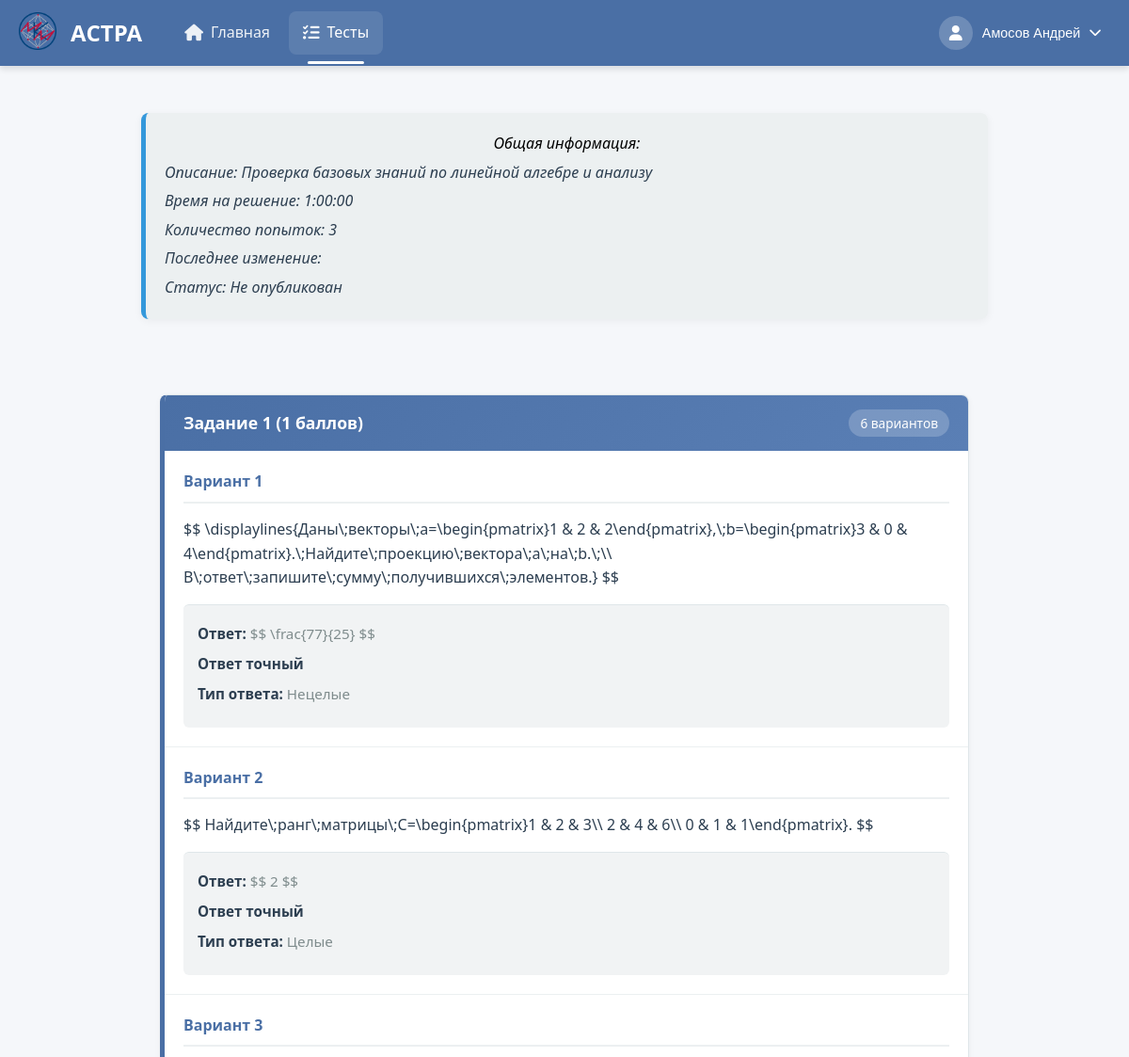
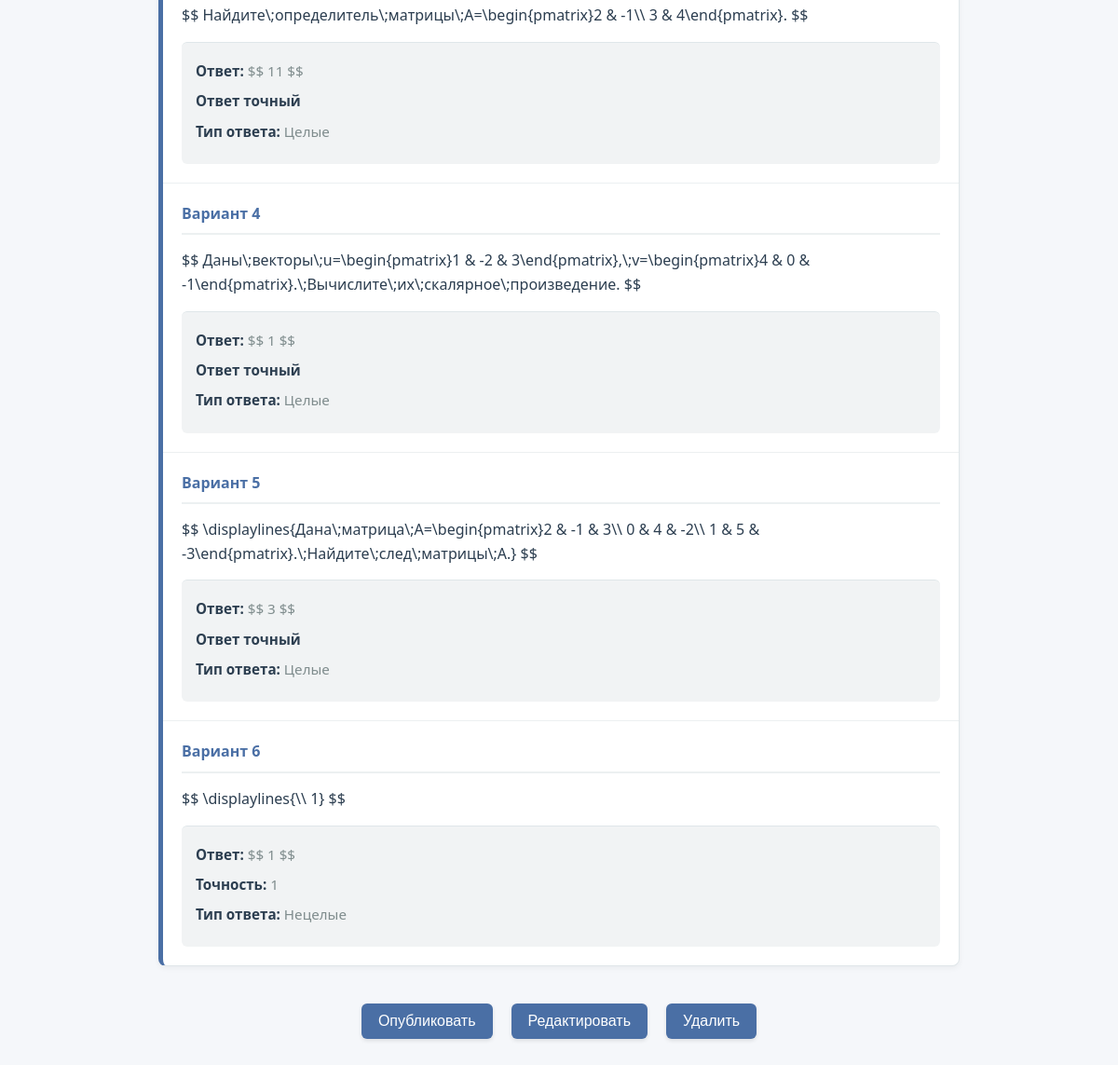
The page /TestsCreate/listTests/matematika-1-kurs-bazovyi-test/ (signed in) on the database its author committed (2 pictures, top to bottom).
### users/models.py (models this page shows, shortened)
class CustomUser(AbstractBaseUser, PermissionsMixin):
    THEME_CHOICES = [
        ('light', 'Светлая'),
        ('dark', 'Тёмная'),
    ]
    email = models.EmailField(unique=True)
    role = models.CharField(max_length=10, choices=[('student', 'Student'), ('teacher', 'Teacher')])
    theme = models.CharField(max_length=10, choices=THEME_CHOICES, default='light')
    is_active = models.BooleanField(default=True)
    is_staff = models.BooleanField(default=False)
    objects = CustomUserManager()
    USERNAME_FIELD = 'email'
    REQUIRED_FIELDS = ['role']
    def get_full_name(self):
        if self.role == 'student' and hasattr(self, 'studentdata'):
            return f"{self.studentdata.last_name} {self.studentdata.first_name}"
        elif self.role == 'teacher' and hasattr(self, 'teacherdata'):
            return f"{self.teacherdata.last_name} {self.teacherdata.first_name}"
        return self.email
    def get_photo_url(self):
        if self.role == 'student' and hasattr(self, 'studentdata') and self.studentdata.photo:
            return self.studentdata.photo.url
        elif self.role == 'teacher' and hasattr(self, 'teacherdata') and self.teacherdata.photo:
            return self.teacherdata.photo.url
        return None

class TeacherData(models.Model):
    first_name = models.CharField(max_length=50, blank=False)
    last_name = models.CharField(max_length=50, blank=False)
    middle_name = models.CharField(max_length=50)
    photo = models.ImageField(upload_to='user_photos/', blank=True, null=True)
    institute = models.ForeignKey(StudentInstitute, default=6, on_delete=models.PROTECT)
    data_map = models.OneToOneField(CustomUser, on_delete=models.CASCADE)

### create_tests/models.py (models this page shows, shortened)
class AboutTest(models.Model):
    RESULT_DISPLAY_CHOICES = [
        ('only_score', 'Только баллы'),
        ('show_correct', 'Показывать правильные ответы'),
    ]
    objects = None
    name_tests = models.CharField(max_length=255, blank=False)  # Название теста
    creator = models.ForeignKey(TeacherData, on_delete=models.PROTECT, null=True, blank=True,
                                related_name='created_tests')  # Создатель теста
    time_to_solution = models.DurationField(default=timedelta(hours=1, minutes=30))
    name_slug_tests = models.SlugField(max_length=255, unique=True, db_index=True, verbose_name="URL")  # Слаг имени
    num_of_attempts = models.IntegerField(blank=True, default=1)  # Количество попыток для решения
    type_of_result = models.IntegerField(blank=True, default=1)  # Тип возвращаемого результата
    description = models.CharField(max_length=150, default="", blank=True)
    is_published = models.IntegerField(default=0)
    is_done = models.IntegerField(default=1)
    is_draft = models.BooleanField(default=False)
    result_display_mode = models.CharField(max_length=20, choices=RESULT_DISPLAY_CHOICES, default='only_score')  # Режим отображения результатов
    subj = models.ForeignKey(Subjects,
                             on_delete=models.PROTECT,
                             default=1)
    expressions = models.ManyToManyField(AboutExpressions)
    task_groups = models.ManyToManyField(TaskGroup, blank=True)  # Новые группы заданий

class TypeAnswer(models.Model):
    TYPE_CHOICES = [
        (1, "Целые"),
        (2, "Нецелые"),
        (3, "Строки"),
        (4, "Матрицы"),
    ]
    type_code = models.IntegerField(choices=TYPE_CHOICES, unique=True)
    name = models.CharField(max_length=50)

class AboutExpressions(models.Model):
    number = models.IntegerField(max_length=20, default=0)
    block_expression_num = models.IntegerField(max_length=50, default=0)
    user_expression = models.CharField(max_length=100, blank=False)
    user_ans = models.CharField(max_length=150, blank=False)
    true_ans = models.CharField(max_length=15, default='1')
    points_for_solve = models.IntegerField(default=1, blank=False)
    user_eps = models.CharField(max_length=150, default="0", blank=True)
    user_type = models.ForeignKey(TypeAnswer, on_delete=models.SET_NULL, null=True)
    exist_select = models.BooleanField(default=False)

### create_tests/views.py (the view)
# urls.py: path('listTests/<slug:slug_name>/', views.some_test, name='some_test'),
@login_required
@role_required(['teacher', 'admin'])
def some_test(request, slug_name):
    test = get_object_or_404(AboutTest, name_slug_tests=slug_name)
    current_teacher = get_object_or_404(TeacherData, data_map=request.user)
    all_groups = StudentGroup.objects.all().select_related('institute')
    institutes = StudentInstitute.objects.all().prefetch_related('studentgroup_set')
    task_groups = test.task_groups.all()
    if task_groups.exists():
        task_groups_data = []
        for group in task_groups.order_by('number'):
            variants_data = []
            for variant in group.variants.all():
                norm_for_variant = TypeNormForTaskVariant.objects.filter(task_variant=variant).first()
                variants_data.append({
                    'id': variant.id,
                    'user_expression': variant.user_expression,
                    'user_ans': variant.user_ans,
                    'true_ans': variant.true_ans,
                    'user_eps': variant.user_eps,
                    'user_type': variant.user_type,
                    'exist_select': variant.exist_select,
                    'matrix_norm': norm_for_variant.matrix_norms if norm_for_variant else None,
                })
            task_groups_data.append({
                'id': group.id,
                'number': group.number,
                'points_for_solve': group.points_for_solve,
                'variants': variants_data
            })
        return render(request, 'create_tests/some_test.html', {
            'test': test,
            'task_groups_data': task_groups_data,
            'uses_new_system': True,
            'institutes': institutes,
            'all_groups': all_groups,
            'current_teacher': current_teacher
        })
    else:
        from collections import defaultdict
        expressions_by_block = defaultdict(list)
        for expr in test.expressions.all().order_by('block_expression_num', 'number'):
            block_num = expr.block_expression_num if hasattr(expr, 'block_expression_num') and expr.block_expression_num else 1
            expressions_by_block[block_num].append(expr)
        task_groups_data = []
        for block_num in sorted(expressions_by_block.keys()):
            expressions = expressions_by_block[block_num]
            if not expressions:
                continue
            variants_data = []
            for expr in expressions:
                norm_for_matrix = TypeNormForMatrix.objects.filter(num_expr=expr).first()
                variants_data.append({
                    'id': expr.id,
                    'user_expression': expr.user_expression,
                    'user_ans': expr.user_ans,
                    'true_ans': expr.true_ans,
                    'user_eps': expr.user_eps,
                    'user_type': expr.user_type,
                    'exist_select': expr.exist_select,
                    'matrix_norm': norm_for_matrix.matrix_norms if norm_for_matrix else None,
                })
            task_groups_data.append({
                'id': f'block_{block_num}',
                'number': block_num,
                'points_for_solve': expressions[0].points_for_solve,
                'variants': variants_data
            })
        return render(request, 'create_tests/some_test.html', {
            'test': test,
            'task_groups_data': task_groups_data,
            'uses_new_system': False,
            'institutes': institutes,
            'all_groups': all_groups,
            'current_teacher': current_teacher
        })

### create_tests/templates/create_tests/some_test.html (shortened to what this page needs)
{% extends 'create_tests/header.html' %}
{% load static %}
{% load test_extras %}
{% block extra_css %}
    <link rel="stylesheet" href="{% static '/css/some_test.css' %}">
    <link rel="stylesheet" href="{% static 'libs/mathlive/mathlive.css' %}">
{% endblock %}
{% block content %}
<div class="inf">
    <p style="text-align: center; color: black">Общая информация:
    </p>
    <p> Описание: {{ test.description }}</p>
    <p> Время на решение: {{ test.time_to_solution }}</p>
    <p> Количество попыток: {{test.num_of_attempts}} </p>
    <p> Последнее изменение: {{ test.time_last_change }}</p>
    <p>Статус:
        {% if ex.is_public == 1 %}
            Опубликован
        {% else %}
            Не опубликован
        {% endif %}
    </p>
</div>
<div class="main-content">
    {% if task_groups_data %}
        <div class="task-groups">
            {% for group in task_groups_data %}
            <div class="task-group">
                <div class="group-header">
                    <h3>Задание {{ group.number }} ({{ group.points_for_solve }} баллов)</h3>
                    {% if group.variants|length > 1 %}
                        <span class="variants-count">{{ group.variants|length }} вариантов</span>
                    {% endif %}
                </div>
                <div class="group-variants">
                    {% for variant in group.variants %}
                    <div class="variant-item">
                        {% if group.variants|length > 1 %}
                            <h4>Вариант {{ forloop.counter }}</h4>
                        {% endif %}
                        <div class="variant-content">
                            <p>$$ {{ variant.user_expression }} $$</p>
                            {% if variant.exist_select %}
                                <div class="sec-info">
                                    <p><strong>Тип ответа:</strong> {{ variant.user_type.name }}</p>
                                    <p><strong>Варианты ответов:</strong></p>
                                    {% with variant.user_ans|split:";" as options %}
                                    {% with variant.true_ans|split:";" as correct_flags %}
                                    <ul class="answer-options">
                                        {% for option in options %}
                                        <li class="{% if correct_flags|get_item:forloop.counter0 == '1' %}correct-option{% endif %}">
                                            $$ {{ option }} $$
                                            {% if correct_flags|get_item:forloop.counter0 == '1' %}
                                                <span class="correct-mark">✓</span>
                                            {% endif %}
                                        </li>
                                        {% endfor %}
                                    </ul>
                                    {% endwith %}
                                    {% endwith %}
                                </div>
                            {% else %}
                                <div class="sec-info">
                                    <p><strong>Ответ:</strong> $$ {{ variant.user_ans }} $$</p>
                                    <p>
                                        {% if variant.user_eps == '0' or variant.user_eps == '0.0' %}
                                            <strong>Ответ точный</strong>
                                        {% else %}
                                            <strong>Точность:</strong> {{ variant.user_eps }}
                                        {% endif %}
                                    </p>
                                    <p><strong>Тип ответа:</strong> {{ variant.user_type.name }}</p>
                                </div>
                            {% endif %}
                        </div>
                    </div>
                    {% endfor %}
                </div>
            </div>
            {% endfor %}
        </div>
    {% else %}
        <div class="no-tasks">
            <p>В этом тесте пока нет заданий.</p>
        </div>
    {% endif %}
    {% if test.creator == current_teacher %}
        <div class="actions">
            <button class="btn btn-publish publish-btn" data-slug="{{ test.name_slug_tests }}">Опубликовать</button>
            <button class="btn btn-edit edit-btn" data-slug="{{ test.name_slug_tests }}">Редактировать</button>
            <button class="btn btn-danger delete-btn" data-slug="{{ test.name_slug_tests }}">Удалить</button>
        </div>
    {% else %}
        <div class="external-test-notice">
            <i class="fas fa-info-circle"></i>
            <span>Чужой тест - только просмотр и копирование заданий</span>
        </div>
    {% endif %}
</div>
{% endblock %}

### create_tests/templates/create_tests/header.html (shortened to what this page needs)
<!DOCTYPE html>
<html lang="ru">
<head>
    {% load static %}
    <link rel="stylesheet" href="{% static 'css/header.css' %}">
    <link rel="stylesheet" href="{% static 'css/dark-theme.css' %}">
    <link rel="stylesheet" href="{% static 'libs/fontawesome/css/all.min.css' %}">
    {% block extra_css %}{% endblock %}
</head>
<body data-theme="{{ user.theme|default:'light' }}" data-user-theme="{{ user.theme|default:'light' }}">
<header class="app-header">
    <div class="header-container">
        <div class="header-brand">
            <span class="logo-icon">
                <img src="{% static 'images/logo.png' %}" alt="" style="width: 40px; height: 40px;">
            </span>
            <h2><span class="logo-text">АСТРА</span></h2>
        </div>
        <nav class="main-nav">
            <ul class="nav-list">
                {% if user.role == 'teacher' %}
                    <li class="nav-item">
                        <a href="/personaInf/" class="nav-link {% if request.path == '/personaInf/' %}active{% endif %}">
                            <i class="fas fa-home"></i>
                            <span>Главная</span>
                        </a>
                    </li>
                    <li class="nav-item">
                        <a href="/TestsCreate/listTests/" class="nav-link {% if '/TestsCreate/listTests/' in request.path %}active{% endif %}">
                            <i class="fas fa-tasks"></i>
                            <span>Тесты</span>
                        </a>
                    </li>
                {% endif %}
            </ul>
        </nav>
        <div class="user-controls">
            <div class="profile-dropdown">
                <button class="profile-btn" id="profileBtn">
                    <div class="avatar">
                        {% if user.get_photo_url %}
                            <img src="{{ user.get_photo_url }}" alt="Фото профиля" style="width: 100%; height: 100%; border-radius: 50%; object-fit: cover;">
                        {% else %}
                            <i class="fas fa-user"></i>
                        {% endif %}
                    </div>
                    <span class="username">{{ user.get_full_name }}</span>
                    <i class="fas fa-chevron-down"></i>
                </button>
            </div>
        </div>
    </div>
</header>
<main class="app-main">
    {% block content %}{% endblock %}
</main>
</body>
</html>

### rows shown on the page
CustomUser: get_full_name "Амосов Андрей"
AboutTest: description "Проверка базовых знаний по линейной алгебре и анализу", time_to_solution "1:00:00", num_of_attempts "3"
TypeAnswer: user_expression "\\displaylines{Даны\\;векторы\\;a=\\begin{pmatrix}1 & 2 & 2\\end{pmatrix},\\;b=\\begin{pmatrix}3 & 0 & 4\\end{pmatrix}.\\;Найдите\\;проекцию\\;вектора\\;a\\;на\\;b.\\;\\\\ В\\;ответ\\;запишите\\;сумму\\;получившихся\\;элементов.}", user_ans "\\frac{77}{25}", shows "Ответ точный", user_type.name "Нецелые", user_expression "\\displaylines{\\\\ 1}", user_ans "1", user_eps "1"
TypeAnswer: user_expression "Найдите\\;ранг\\;матрицы\\;C=\\begin{pmatrix}1 & 2 & 3\\\\ 2 & 4 & 6\\\\ 0 & 1 & 1\\end{pmatrix}.", user_ans "2", shows "Ответ точный", user_type.name "Целые", user_expression "Найдите\\;определитель\\;матрицы\\;A=\\begin{pmatrix}2 & -1\\\\ 3 & 4\\end{pmatrix}.", user_ans "11", user_expression "Даны\\;векторы\\;u=\\begin{pmatrix}1 & -2 & 3\\end{pmatrix},\\;v=\\begin{pmatrix}4 & 0 & -1\\end{pmatrix}.\\;Вычислите\\;их\\;скалярное\\;произведение.", user_ans "1", user_expression "\\displaylines{Дана\\;матрица\\;A=\\begin{pmatrix}2 & -1 & 3\\\\ 0 & 4 & -2\\\\ 1 & 5 & -3\\end{pmatrix}.\\;Найдите\\;след\\;матрицы\\;A.}", user_ans "3"

### other values the page prints
{{ group.number }} "1"
{{ group.points_for_solve }} "1"
{{ group.variants|length }} "6"
